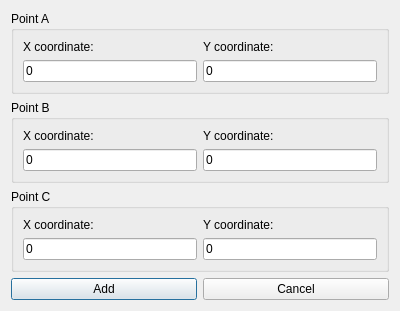
<?xml version="1.0" encoding="UTF-8"?>
<ui version="4.0">
 <class>Dialog_AddNewTriangle</class>
 <widget class="QDialog" name="Dialog_AddNewTriangle">
  <property name="geometry">
   <rect>
    <x>0</x>
    <y>0</y>
    <width>400</width>
    <height>300</height>
   </rect>
  </property>
  <property name="windowTitle">
   <string>Add new Triangle</string>
  </property>
  <layout class="QGridLayout" name="gridLayout">
   <item row="0" column="0" colspan="2">
    <layout class="QVBoxLayout" name="verticalLayout">
     <item>
      <widget class="QGroupBox" name="GB_Point_A">
       <property name="title">
        <string>Point A</string>
       </property>
       <layout class="QGridLayout" name="gridLayout_2">
        <item row="0" column="0">
         <layout class="QVBoxLayout" name="verticalLayout_2">
          <item>
           <widget class="QLabel" name="label_A_X">
            <property name="text">
             <string>X coordinate:</string>
            </property>
           </widget>
          </item>
          <item>
           <widget class="QLineEdit" name="lineEdit_A_X">
            <property name="text">
             <string>0</string>
            </property>
           </widget>
          </item>
         </layout>
        </item>
        <item row="0" column="1">
         <layout class="QVBoxLayout" name="verticalLayout_3">
          <item>
           <widget class="QLabel" name="label_A_Y">
            <property name="text">
             <string>Y coordinate:</string>
            </property>
           </widget>
          </item>
          <item>
           <widget class="QLineEdit" name="lineEdit_A_Y">
            <property name="text">
             <string>0</string>
            </property>
           </widget>
          </item>
         </layout>
        </item>
       </layout>
      </widget>
     </item>
     <item>
      <widget class="QGroupBox" name="GB_Point_B">
       <property name="title">
        <string>Point B</string>
       </property>
       <layout class="QGridLayout" name="gridLayout_4">
        <item row="0" column="0">
         <layout class="QVBoxLayout" name="verticalLayout_4">
          <item>
           <widget class="QLabel" name="label_B_X">
            <property name="text">
             <string>X coordinate:</string>
            </property>
           </widget>
          </item>
          <item>
           <widget class="QLineEdit" name="lineEdit_B_X">
            <property name="text">
             <string>0</string>
            </property>
           </widget>
          </item>
         </layout>
        </item>
        <item row="0" column="1">
         <layout class="QVBoxLayout" name="verticalLayout_5">
          <item>
           <widget class="QLabel" name="label_B_Y">
            <property name="text">
             <string>Y coordinate:</string>
            </property>
           </widget>
          </item>
          <item>
           <widget class="QLineEdit" name="lineEdit_B_Y">
            <property name="text">
             <string>0</string>
            </property>
           </widget>
          </item>
         </layout>
        </item>
       </layout>
      </widget>
     </item>
     <item>
      <widget class="QGroupBox" name="GB_Point_C">
       <property name="title">
        <string>Point C</string>
       </property>
       <layout class="QGridLayout" name="gridLayout_3">
        <item row="0" column="0">
         <layout class="QVBoxLayout" name="verticalLayout_6">
          <item>
           <widget class="QLabel" name="label_C_X">
            <property name="text">
             <string>X coordinate:</string>
            </property>
           </widget>
          </item>
          <item>
           <widget class="QLineEdit" name="lineEdit_C_X">
            <property name="text">
             <string>0</string>
            </property>
           </widget>
          </item>
         </layout>
        </item>
        <item row="0" column="1">
         <layout class="QVBoxLayout" name="verticalLayout_7">
          <item>
           <widget class="QLabel" name="label_C_Y">
            <property name="text">
             <string>Y coordinate:</string>
            </property>
           </widget>
          </item>
          <item>
           <widget class="QLineEdit" name="lineEdit_C_Y">
            <property name="text">
             <string>0</string>
            </property>
           </widget>
          </item>
         </layout>
        </item>
       </layout>
      </widget>
     </item>
    </layout>
   </item>
   <item row="1" column="0">
    <widget class="QPushButton" name="btn_Add">
     <property name="text">
      <string>Add</string>
     </property>
    </widget>
   </item>
   <item row="1" column="1">
    <widget class="QPushButton" name="btn_cancel">
     <property name="text">
      <string>Cancel</string>
     </property>
    </widget>
   </item>
  </layout>
 </widget>
 <resources/>
 <connections>
  <connection>
   <sender>btn_cancel</sender>
   <signal>clicked()</signal>
   <receiver>Dialog_AddNewTriangle</receiver>
   <slot>close()</slot>
   <hints>
    <hint type="sourcelabel">
     <x>251</x>
     <y>277</y>
    </hint>
    <hint type="destinationlabel">
     <x>247</x>
     <y>262</y>
    </hint>
   </hints>
  </connection>
 </connections>
</ui>
